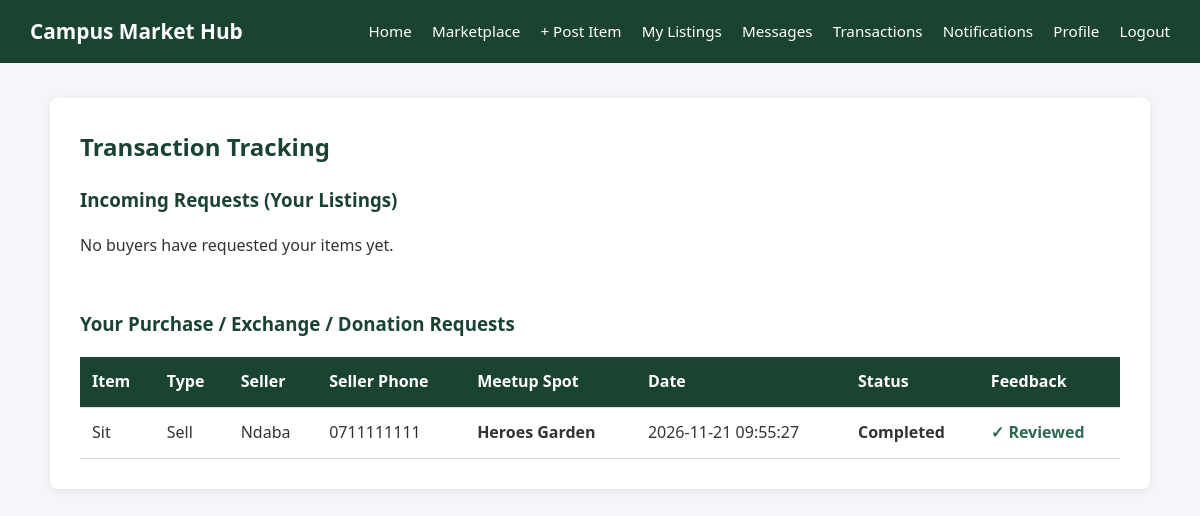
The app's page /transactions.php (signed in) with its own data.
### tables this page shows
CREATE TABLE `reviews` (
  `review_id` int(11) NOT NULL,
  `transaction_id` int(11) NOT NULL,
  `product_id` int(11) NOT NULL,
  `reviewer_id` int(11) NOT NULL,
  `seller_id` int(11) NOT NULL,
  `rating` tinyint(4) NOT NULL CHECK (`rating` between 1 and 5),
  `comment` text DEFAULT NULL,
  `created_at` timestamp NOT NULL DEFAULT current_timestamp()
);

CREATE TABLE `products` (
  `product_id` int(11) NOT NULL,
  `user_id` int(11) NOT NULL,
  `category_id` int(11) NOT NULL,
  `product_name` varchar(150) NOT NULL,
  `description` text NOT NULL,
  `listing_type` enum('Sell','Exchange','Donate') DEFAULT 'Sell',
  `price` decimal(10,2) DEFAULT 0.00,
  `product_image` varchar(255) NOT NULL,
  `status` enum('Available','Sold','Exchanged','Donated') DEFAULT 'Available',
  `views_count` int(11) DEFAULT 0,
  `date_posted` timestamp NOT NULL DEFAULT current_timestamp()
);

CREATE TABLE `users` (
  `user_id` int(11) NOT NULL,
  `full_name` varchar(100) NOT NULL,
  `reg_or_staff_no` varchar(50) NOT NULL,
  `email` varchar(100) NOT NULL,
  `phone_number` varchar(20) NOT NULL,
  `password` varchar(255) NOT NULL,
  `role` enum('student','admin') DEFAULT 'student',
  `student_id_card` varchar(255) DEFAULT NULL,
  `is_verified` tinyint(1) DEFAULT 0,
  `created_at` timestamp NOT NULL DEFAULT current_timestamp()
);

CREATE TABLE `transactions` (
  `transaction_id` int(11) NOT NULL,
  `product_id` int(11) NOT NULL,
  `buyer_id` int(11) NOT NULL,
  `seller_id` int(11) NOT NULL,
  `meetup_spot` varchar(150) NOT NULL DEFAULT 'Not specified',
  `transaction_status` enum('Pending','Completed','Cancelled') DEFAULT 'Pending',
  `transaction_date` timestamp NOT NULL DEFAULT current_timestamp()
);

### transactions.php (the view, shortened to what this page needs)
<?php
require_once 'config/db.php';
$user_id = $_SESSION['user_id'];
$incoming_stmt = $pdo->prepare("
    SELECT t.*, p.product_name, p.listing_type, p.price, u.full_name AS buyer_name, u.phone_number AS buyer_phone
    FROM transactions t
    JOIN products p ON t.product_id = p.product_id
    JOIN users u ON t.buyer_id = u.user_id
    WHERE t.seller_id = ?
    ORDER BY t.transaction_date DESC
");
$incoming_stmt->execute([$user_id]);
$incoming = $incoming_stmt->fetchAll();
$outgoing_stmt = $pdo->prepare("
    SELECT t.*, p.product_name, p.listing_type, p.price, u.full_name AS seller_name, u.phone_number AS seller_phone,
           r.review_id
    FROM transactions t
    JOIN products p ON t.product_id = p.product_id
    JOIN users u ON t.seller_id = u.user_id
    LEFT JOIN reviews r ON t.transaction_id = r.transaction_id
    WHERE t.buyer_id = ?
    ORDER BY t.transaction_date DESC
");
$outgoing_stmt->execute([$user_id]);
$outgoing = $outgoing_stmt->fetchAll();
?>
<!DOCTYPE html>
<html lang="en">
<head>
    <link rel="stylesheet" href="assets/style.css">
</head>
<body>
<div class="navbar">
    <h1>Campus Market Hub</h1>
    <div>
        <a href="index.php">Home</a>
        <a href="student_dashboard.php">Marketplace</a>
        <a href="add_product.php">+ Post Item</a>
        <a href="my_listings.php">My Listings</a>
        <a href="messages.php">Messages</a>
        <a href="transactions.php">Transactions</a>
        <a href="notifications.php">Notifications</a>
        <a href="profile.php">Profile</a>
        <a href="logout.php">Logout</a>
    </div>
</div>
<div class="container wide">
    <h2>Transaction Tracking</h2>
    <h3>Incoming Requests (Your Listings)</h3>
    <?php if (empty($incoming)): ?>
        <p>No buyers have requested your items yet.</p>
    <?php endif; ?>
    <br><br>
    <h3>Your Purchase / Exchange / Donation Requests</h3>
    <?php if (empty($outgoing)): ?>
        <p>You have not requested any items yet.</p>
    <?php else: ?>
        <table>
            <thead>
                <tr>
                    <th>Item</th>
                    <th>Type</th>
                    <th>Seller</th>
                    <th>Seller Phone</th>
                    <th>Meetup Spot</th>
                    <th>Date</th>
                    <th>Status</th>
                    <th>Feedback</th>
                </tr>
            </thead>
            <tbody>
                <?php foreach ($outgoing as $row): ?>
                <tr>
                    <td><?= htmlspecialchars($row['product_name']) ?></td>
                    <td><?= htmlspecialchars($row['listing_type']) ?></td>
                    <td><?= htmlspecialchars($row['seller_name']) ?></td>
                    <td><?= htmlspecialchars($row['seller_phone']) ?></td>
                    <td><strong><?= htmlspecialchars($row['meetup_spot']) ?></strong></td>
                    <td><?= $row['transaction_date'] ?></td>
                    <td><strong><?= htmlspecialchars($row['transaction_status']) ?></strong></td>
                    <td>
                        <?php if ($row['transaction_status'] === 'Completed'): ?>
                            <?php if ($row['review_id']): ?>
                                <span style="color:#2d6a4f; font-weight:bold;">&#10003; Reviewed</span>
                            <?php else: ?>
                                <a href="reviews.php?tx_id=<?= $row['transaction_id'] ?>" class="btn-approve">Rate Seller</a>
                            <?php endif; ?>
                        <?php else: ?>
                            -
                        <?php endif; ?>
                    </td>
                </tr>
                <?php endforeach; ?>
            </tbody>
        </table>
    <?php endif; ?>
</div>
</body>
</html>

### assets/style.css (style rules this page uses)
* { box-sizing: border-box; margin: 0; padding: 0; font-family: 'Segoe UI', Tahoma, Geneva, Verdana, sans-serif; }
body { background-color: #f4f6f9; color: #333; line-height: 1.6; }
.navbar { background-color: #1b4332; color: #fff; padding: 15px 30px; display: flex; justify-content: space-between; align-items: center; flex-wrap: wrap; }
.navbar h1 { font-size: 1.3rem; }
.navbar a { color: #fff; text-decoration: none; margin-left: 16px; font-size: 0.95rem; }
.container { max-width: 500px; margin: 35px auto; background: #fff; padding: 30px; border-radius: 8px; box-shadow: 0 2px 10px rgba(0, 0, 0, 0.08); }
.container.wide { max-width: 1100px; }
h2, h3 { color: #1b4332; margin-bottom: 18px; }
table { width: 100%; border-collapse: collapse; margin-top: 15px; }
table th, table td { padding: 12px; border-bottom: 1px solid #ddd; text-align: left; }
table th { background-color: #1b4332; color: #fff; }

### records on screen
reviews: product.product_name "Sit", product.listing_type "Sell", seller.full_name "Ndaba", seller.phone_number "0711111111", transaction.meetup_spot "Heroes Garden", transaction.transaction_date "2026-11-21 09:55:27", transaction.transaction_status "Completed", shows "✓ Reviewed"
